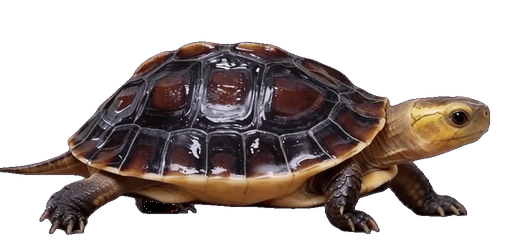
#> input picture 黄缘龟桌宠/frames/f001.png, 528 x 240 px, given as the content of the folder C:/Users/Administrator/AppData/Local/Temp/frames_src, which was not available
$ python _make_frames.py
#> lines starting #> are read from the running program, lines starting #| are printed output that depends on the picture; after the words box and inside, x2 and y2 are one past the last pixel; in counts of white or black regions, pixels touching at a corner belong together; pictures that were not available may be replaced by others from this repository, and a replacement may not be noted
# -*- coding: utf-8 -*-
"""从指定目录的序列帧生成桌宠透明帧（保持视频原始朝向，写入 facing.txt）
用法: python _make_frames.py <源帧目录(可选，默认Temp\frames_src)> <目标目录(可选，默认frames)>
"""
from PIL import Image
import numpy as np, glob, os, sys

SRC = sys.argv[1] if len(sys.argv) > 1 else r"C:\Users\Administrator\AppData\Local\Temp\frames_src"
DST = sys.argv[2] if len(sys.argv) > 2 else r"C:\Users\Administrator\Desktop\黄缘龟\frames"

files = sorted(glob.glob(os.path.join(SRC, "*.png")))
print("帧数:", len(files))

# 头朝向检测（只检测不翻转，写入 facing.txt）
scores = []
for f in files[::6]:
    img = np.asarray(Image.open(f).convert("RGB"), dtype=np.float32)
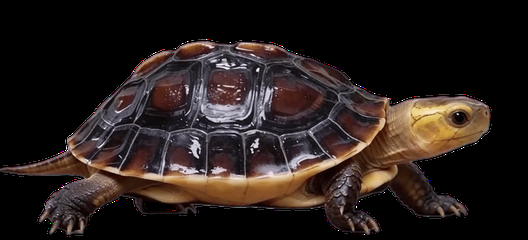
#> img: shape (240, 528, 3) float32; mean R, G, B 39.7, 30.4, 27.7
    dist = np.sqrt((img ** 2).sum(axis=2))
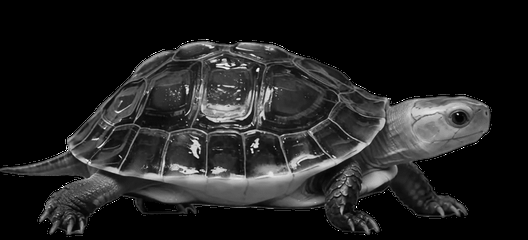
#> dist: shape (240, 528) float32; min 0, max 441.7, mean 58.1; drawn with min black and max white
    mask = dist > 40
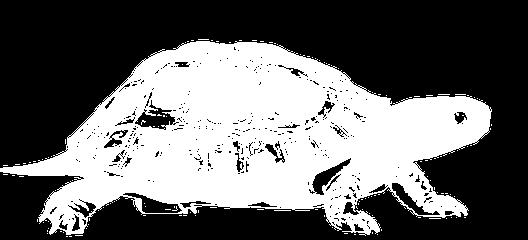
#> mask: shape (240, 528) bool; 41% white; 134 white regions (133 under 20 px), largest, box (x1, y1, x2, y2) and area: (0, 41, 492, 236) 51636
    h, w = mask.shape
#> h = 240; w = 528
    top = mask[:int(h * 0.35), :]
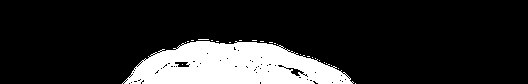
#> top: shape (84, 528) bool; 15.8% white; 25 white regions (24 under 20 px), largest, box (x1, y1, x2, y2) and area: (122, 41, 354, 84) 6954
    scores.append((top[:, :w//2].sum(), top[:, w//2:].sum()))
L = sum(s[0] for s in scores); R = sum(s[1] for s in scores)
#> after `L = sum((s[0] for s in scores))`: L = 4824
#> after `R = sum((s[1] for s in scores))`: R = 2186
faces_right = R >= L
#> faces_right = False
print("头朝向: 右占比=%.2f → %s" % (R/(L+R), "朝右" if faces_right else "朝左"))
#| 头朝向: 右占比=0.31 → 朝左

# 抠图保存
os.makedirs(DST, exist_ok=True)
for i, f in enumerate(files, 1):
    arr = np.asarray(Image.open(f).convert("RGB"), dtype=np.float32)
    dist = np.sqrt((arr ** 2).sum(axis=2))
    alpha = np.clip((dist - 35) * 11.6, 0, 255).astype(np.uint8)
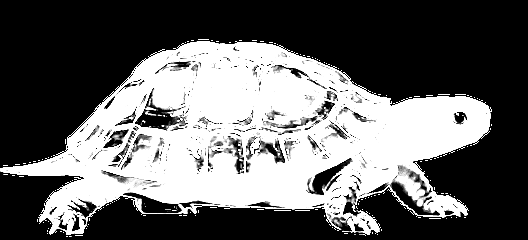
#> alpha: shape (240, 528); min 0, max 255, mean 100.1
    rgba = np.dstack([arr.astype(np.uint8), alpha])
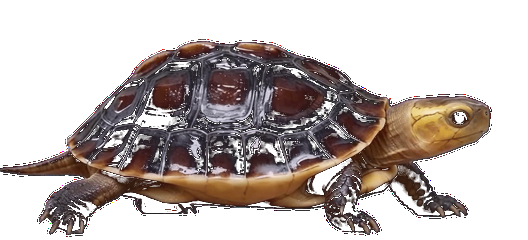
#> rgba: shape (240, 528, 4); mean R, G, B, A 39.7, 30.4, 27.7, 100.1; transparent parts drawn white
    Image.fromarray(rgba, "RGBA").save(os.path.join(DST, "f%03d.png" % i))

# 朝向标记
with open(os.path.join(DST, "facing.txt"), "w", encoding="utf-8") as fh:
    fh.write("right" if faces_right else "left")
print("已生成:", len(files), "帧 + facing.txt =", "right" if faces_right else "left")
#| 已生成: 1 帧 + facing.txt = left
